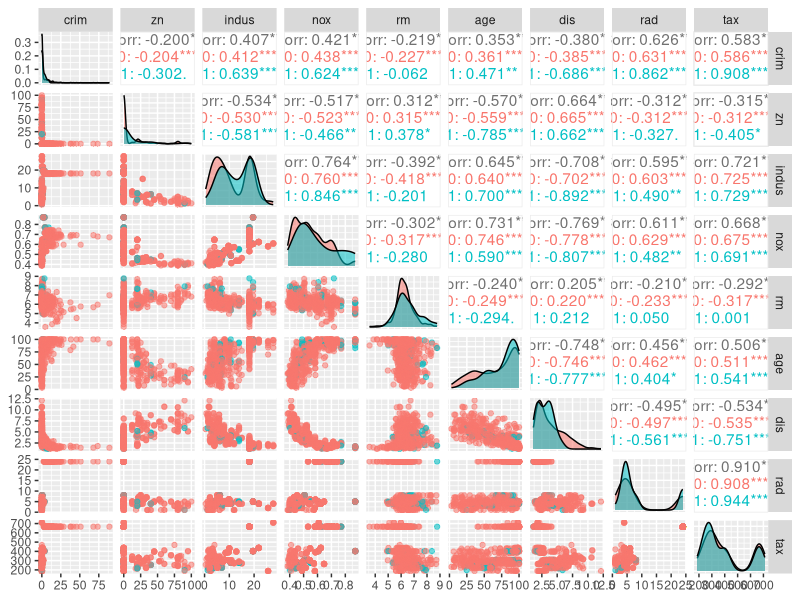
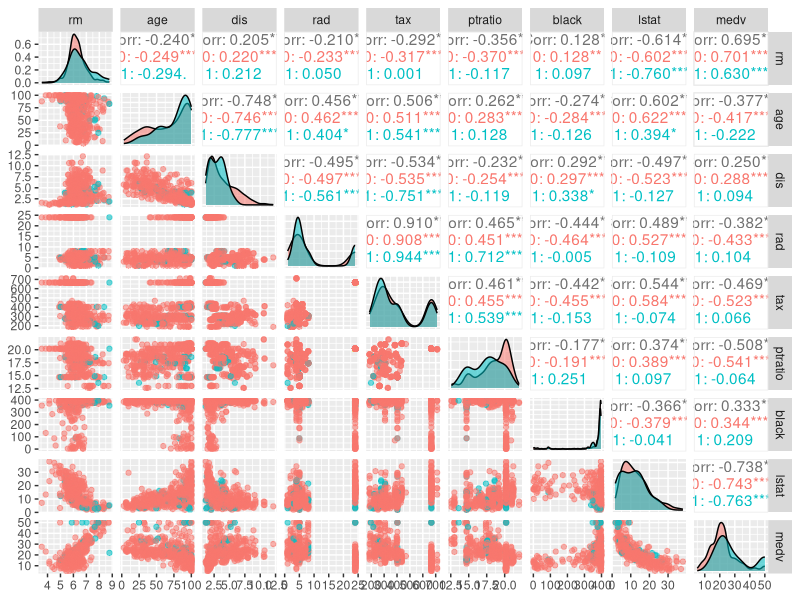
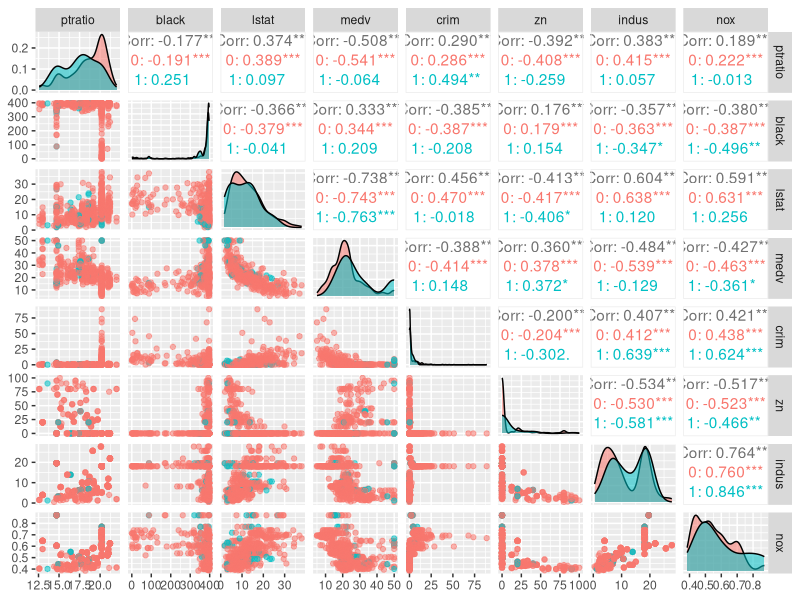
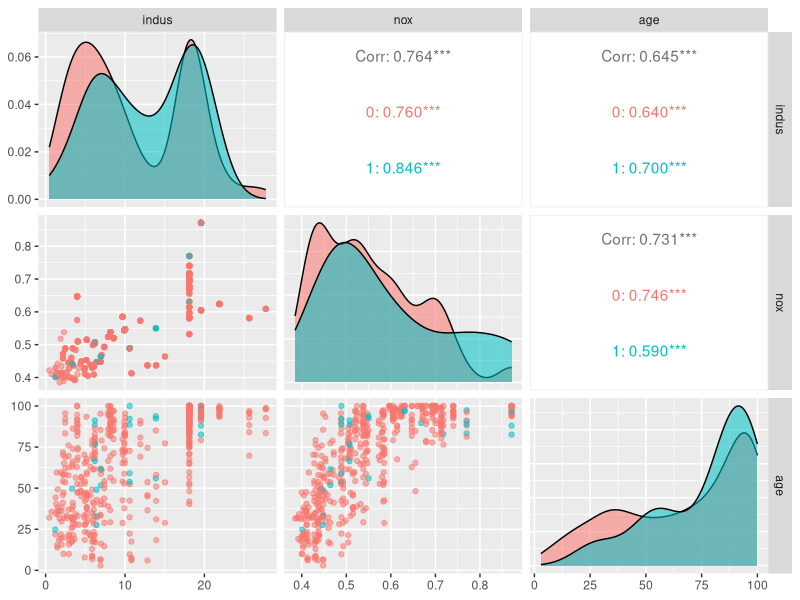
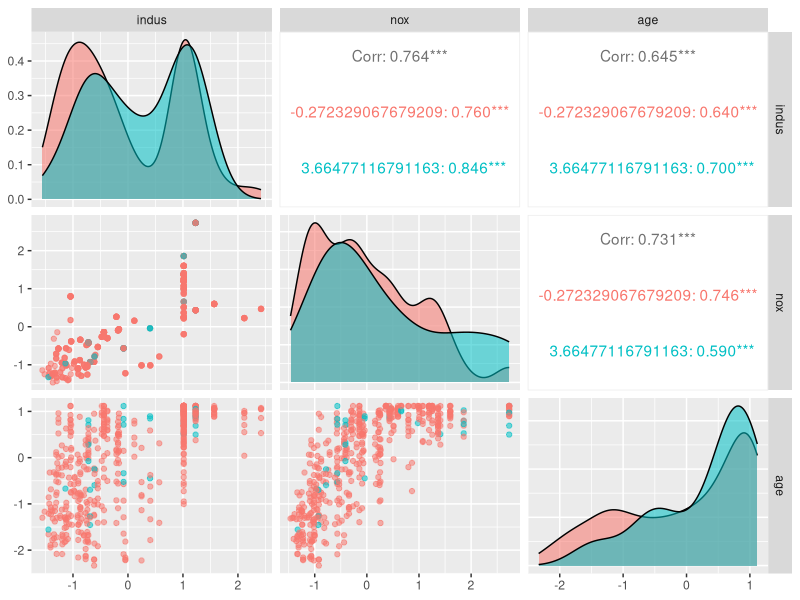
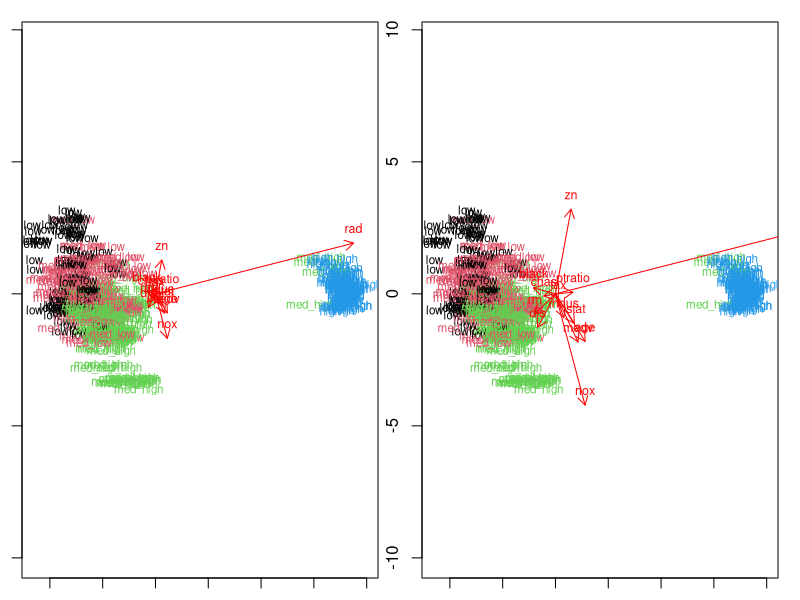
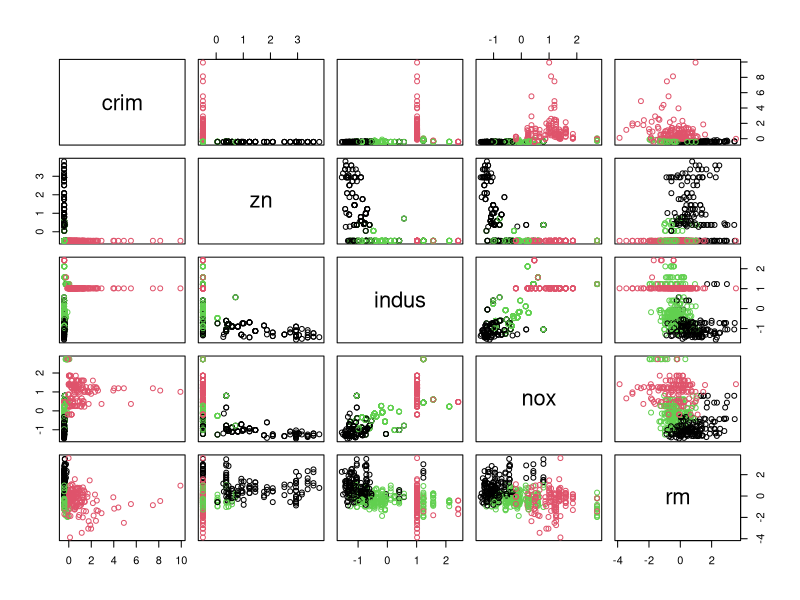
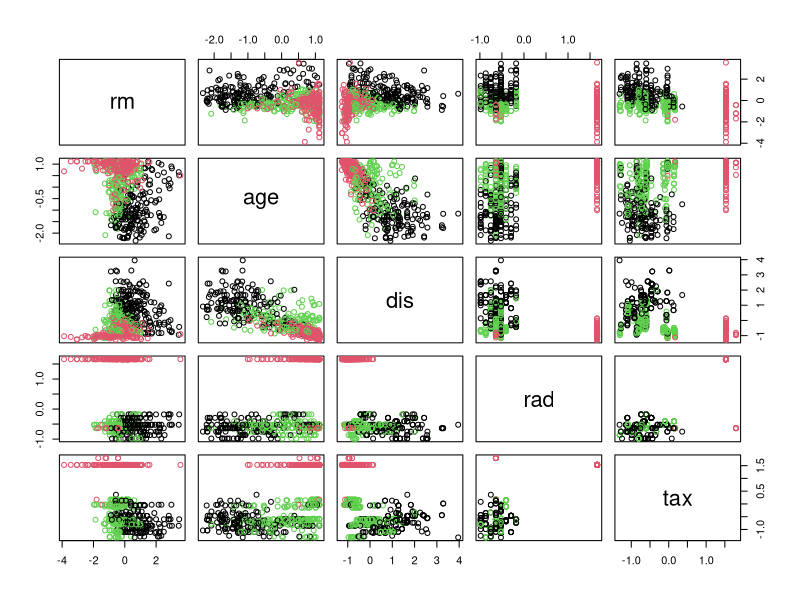

Reproduce these figures in R, in order.
## ---- chunk 1
knitr::opts_chunk$set(echo = TRUE)
library(MASS)
library(ggplot2)
library(GGally)
library(dplyr)
## ---- chunk 2

str(Boston)
summary(Boston)
## ---- chunk 3
library(MASS)
library(ggplot2)
library(GGally)
library(dplyr)
ggpairs(Boston, columns=c(1,2,3,5,6,7,8,9,10), mapping = aes(col=as.factor(Boston$chas), alpha=0.3), lower = list(combo = wrap("facethist", bins = 20)))
ggpairs(Boston[6:14], mapping = aes(col=as.factor(Boston$chas), alpha=0.3), lower = list(combo = wrap("facethist", bins = 20)))
ggpairs(Boston[c(11,12,13,14,1,2,3,5)], mapping = aes(col=as.factor(Boston$chas), alpha=0.3), lower = list(combo = wrap("facethist", bins = 20)))

## ---- chunk 4
library(MASS)
library(ggplot2)
library(GGally)
library(dplyr)
Data<-as.data.frame(scale(Boston))
summary(Data)


## ---- chunk 5

par(mar=c(1.1,1.1,1.1,1.1), mfrow=c(1,2))
ggpairs(Boston, columns=c(3,5,7), mapping = aes(col=as.factor(Boston$chas), alpha=0.3), lower = list(combo = wrap("facethist", bins = 20)))
ggpairs(Data, columns=c(3,5,7), mapping = aes(col=as.factor(Data$chas), alpha=0.3), lower = list(combo = wrap("facethist", bins = 20)))
## ---- chunk 6
bins <- quantile(Data$crim)
crime <- cut(Data$crim, breaks = bins,label=c("low","med_low","med_high","high"), include.lowest = TRUE)
Data <- dplyr::select(Data, -crim)
Data <- data.frame(Data, crime)
n <- nrow(Data)

ind <- sample(n,  size = n * 0.8)
train <- Data[ind,]
test <- Data[-ind,]
correct_classes <- test$crime
test <- dplyr::select(test, -crime)

## ---- chunk 7
# linear discriminant analysis
lda.fit <- lda(crime~., data = train)

# print the lda.fit object
lda.fit

# the function for lda biplot arrows
lda.arrows <- function(x, myscale = 1, arrow_heads = 0.1, color = "red", tex = 0.75, choices = c(1,2)){
  heads <- coef(x)
  arrows(x0 = 0, y0 = 0, 
         x1 = myscale * heads[,choices[1]], 
         y1 = myscale * heads[,choices[2]], col=color, length = arrow_heads)
  text(myscale * heads[,choices], labels = row.names(heads), 
       cex = tex, col=color, pos=3)
}

# target classes as numeric
classes <- as.numeric(train$crime)

# plot the lda results
plot(lda.fit, dimen = 2, col=classes, pch=classes)
lda.arrows(lda.fit, myscale = 2)

plot(lda.fit, dimen = 2, col=classes, pch=classes)
lda.arrows(lda.fit, myscale = 5)

## ---- chunk 8
library(knitr)
# predict classes with test data
lda.pred <- predict(lda.fit, newdata = test)

# cross tabulate the results
table(correct = correct_classes, predicted = lda.pred$class)
## ---- chunk 9
boston<-as.data.frame(scale(Boston))

#Let's see the distances of the variables.
dist_eu <- dist(boston)

# look at the summary of the distances
summary(dist_eu)
km <-kmeans(boston, centers = 3)

# plot the Boston dataset with clusters
par(mfrow=c(2,2))
pairs(boston[c(1,2,3,5,6)], col = km$cluster)
pairs(boston[6:10], col = km$cluster)
pairs(boston[10:14], col = km$cluster)
pairs(boston[c(12,13,14,1,2,3)], col = km$cluster)
# MASS, ggplot2 and Boston dataset are available

## ---- chunk 10
k_max <- 10

# calculate the total within sum of squares
twcss <- sapply(1:k_max, function(k){kmeans(boston, k)$tot.withinss})

# visualize the results
qplot(x = 1:k_max, y = twcss, geom = 'line')


## ---- chunk 11
# k-means clustering
km <-kmeans(boston, centers = 2)

# plot the Boston dataset with clusters
par(mfrow=c(2,2))
pairs(boston[c(1,2,3,5,6)], col = km$cluster)
pairs(boston[6:10], col = km$cluster)
pairs(boston[10:14], col = km$cluster)
pairs(boston[c(12,13,14,1,2,3)], col = km$cluster)
## ---- chunk 12
km <-kmeans(boston, centers = 4)

# plot the Boston dataset with clusters
par(mfrow=c(2,2))
pairs(boston[c(1,2,3,5,6)], col = km$cluster)
pairs(boston[6:10], col = km$cluster)
pairs(boston[10:14], col = km$cluster)
pairs(boston[c(12,13,14,1,2,3)], col = km$cluster)
